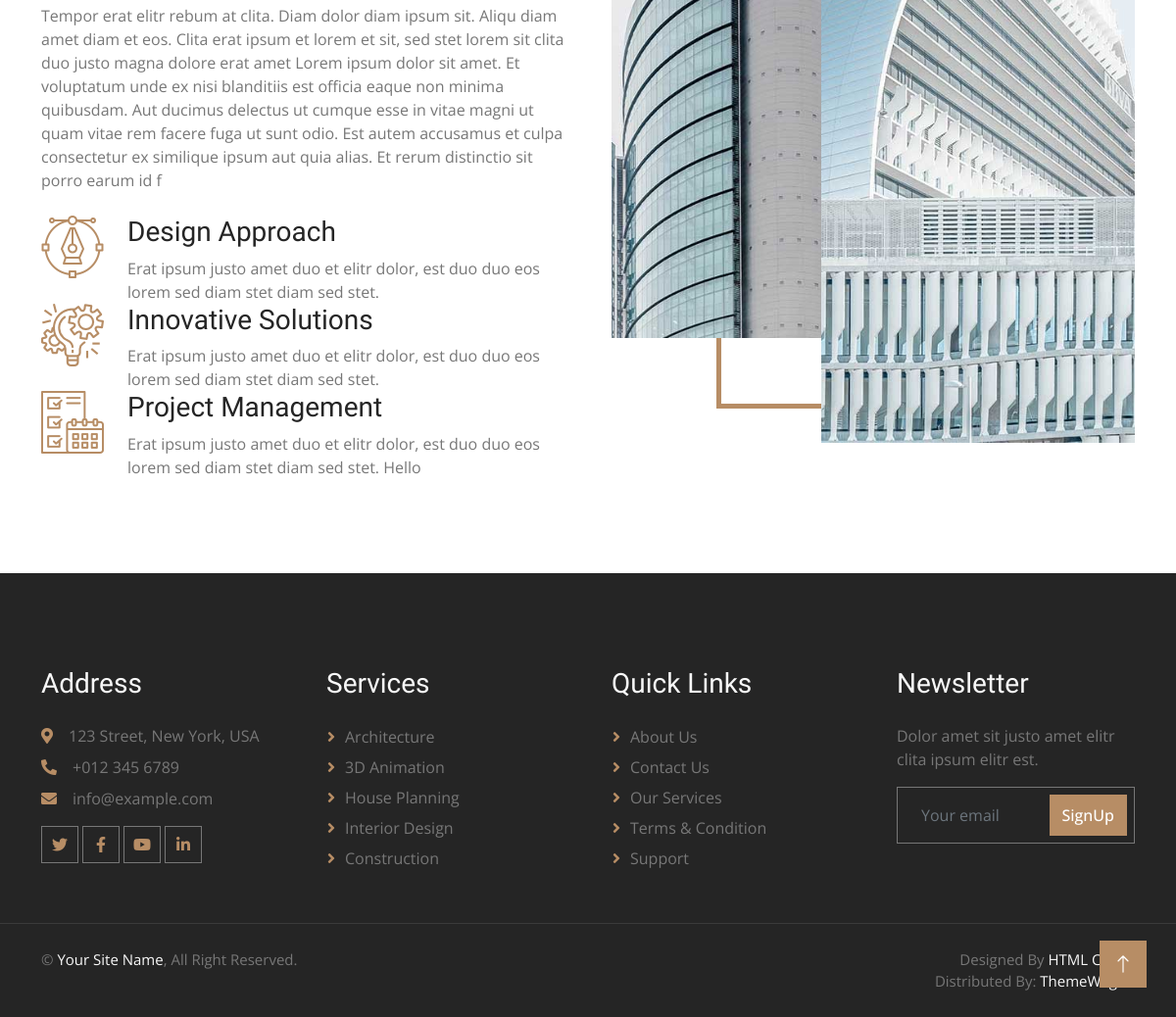
The page /feature (lower part) on the database as committed earlier.
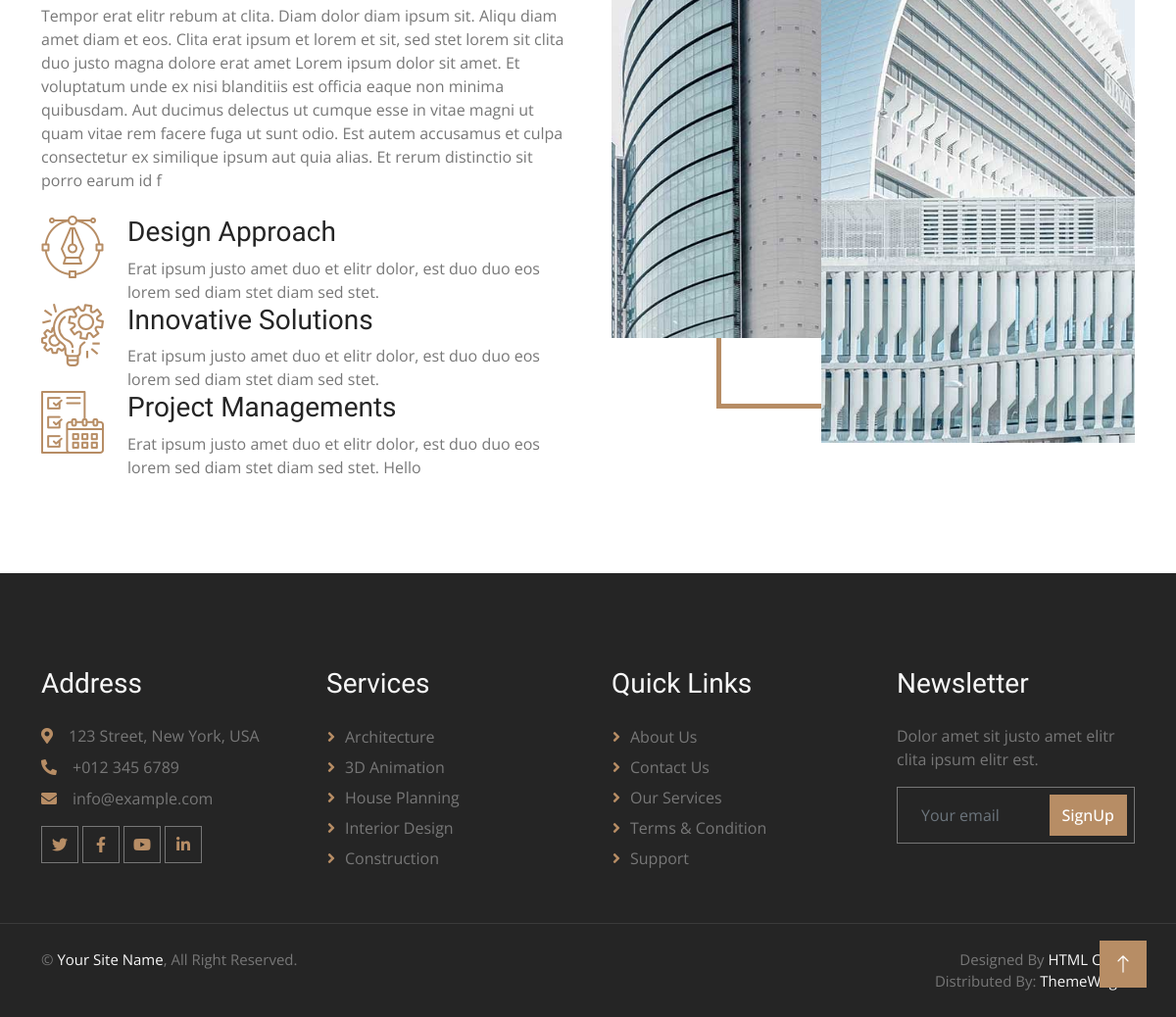
The same page on the database as committed later.
### Site_Information/models.py (models this page shows, shortened)
class Info(models.Model):
    image = models.FileField()
    title = models.CharField(max_length=255)
    description = models.TextField(max_length=500)

### Site_Information/views.py (the view)
# urls.py: path('feature', feature , name='feature'),
def feature(request):
    choose = Choose.objects.all()
    info = Info.objects.all()
    about_full = About.objects.all()
    site = Site_Info.objects.filter().first()
    return render(request, 'pages/feature.html', locals())

### templates/pages/feature.html (shortened to what this page needs)
{% extends 'bases/base.html' %}
{% load static %}
{% block 'content' %}
    <div class="container-xxl py-5">
        <div class="container">
            <div class="row g-5">
            {% for item in choose %}
                <div class="col-lg-6 wow fadeInUp" data-wow-delay="0.1s">
                    <p class="mb-4">{{ item.description}}</p>
                    <div class="row g-4">
                        <div class="col-12">
                            {% for informations in info %}
                            <div class="d-flex align-items-start">
                                <img class="flex-shrink-0" src=" {{ informations.image.url }}" alt="Icon">
                                <div class="ms-4">
                                    <h3> {{ informations.title }} </h3>
                                    <p class="mb-0">{{ informations.description }} </p>
                                </div>
                            </div>
                            {% endfor %}
                        </div>
                    </div>
                </div>
            {% endfor %}
            {% for item in about_full %}
                <div class="col-lg-6 wow fadeInUp" data-wow-delay="0.5s">
                    <div class="feature-img">
                        <img class="img-fluid" src=" {{ item.image1.url }} " alt=" ">
                        <img class="img-fluid" src=" {{ item.image2.url }}" alt=" ">
                    </div>
                </div>
            {% endfor %}
            </div>
        </div>
    </div>
  {% endblock 'content' %}

Rows that differ between the two databases and show on the page:
changed Info: title "Project Management" → "Project Managements"
